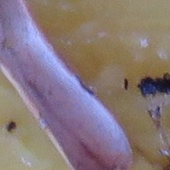
#> input picture not_olive_fly/IMG_0597 102 referencia.JPG, 170 x 170 px; its folder holds only this picture in this run
$ python test_olivefly_classifier-1.py not_olive_fly
#> lines starting #> are read from the running program, lines starting #| are printed output that depends on the picture; after the words box and inside, x2 and y2 are one past the last pixel; in counts of white or black regions, pixels touching at a corner belong together
#> in main, img is the input picture: shape (170, 170, 3); mean B, G, R 121.9, 120.3, 135.9
### olive_fly_detector.py
import os
import glob

import cv2
import numpy as np
from skimage.measure import label
from skimage.feature import hog
from sklearn.ensemble import RandomForestClassifier
from sklearn.model_selection import train_test_split
from sklearn.metrics import classification_report, confusion_matrix
import joblib

_HERE = os.path.dirname(os.path.abspath(__file__))

POS_DIR = os.path.join(_HERE, "olive_fly")
NEG_DIR = os.path.join(_HERE, "not_olive_fly")
MODEL_PATH = os.path.join(_HERE, "olive_fly_model.joblib")

WORKING_SIZE = (160, 160)
HOG_CROP = (32, 32)
DECISION_THRESHOLD = 0.5

RANDOM_STATE = 42


def extract_foreground(img, kernel_size=9):
#> called with kernel_size = 9
    img_gray = cv2.cvtColor(img, cv2.COLOR_BGR2GRAY).astype(np.uint8)
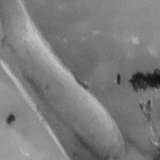
#> img_gray: shape (160, 160); min 15, max 200, mean 125

    _, img_bw = cv2.threshold(
        img_gray, -1, 255, cv2.THRESH_BINARY_INV + cv2.THRESH_OTSU
    )
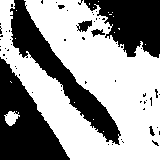
#> img_bw: shape (160, 160); 59.3% white; 61 black regions (54 under 20 px), largest, box (x1, y1, x2, y2) and area: (0, 57, 70, 160) 3741, (10, 0, 121, 145) 3477, (84, 0, 160, 58) 2793

    kernel = np.ones((kernel_size, kernel_size))
    img_bw_cleaned = cv2.morphologyEx(img_bw, cv2.MORPH_CLOSE, kernel)
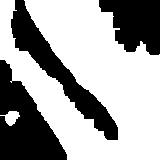
#> img_bw_cleaned: shape (160, 160); 63.5% white; 3 black regions, box (x1, y1, x2, y2) and area: (0, 60, 67, 160) 3663, (11, 0, 118, 140) 3264, (99, 0, 160, 55) 2410

    labels = label(img_bw_cleaned)
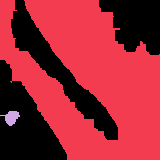
#> labels: shape (160, 160) int64; 3 distinct labels, from 0 to 2; one colour per label, 0 black
    label_of_largest_region = np.argmax(
        np.bincount(labels.flat, weights=img_bw_cleaned.flat)
    )
#> label_of_largest_region = 1
    largest_region = (labels == label_of_largest_region).astype(np.uint8)
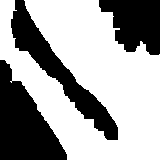
#> largest_region: shape (160, 160); values 0 (black) and 1 (white), 62.9% white; 3 black regions
    return largest_region


def extract_features(img):
    img = cv2.resize(img, WORKING_SIZE, interpolation=cv2.INTER_LINEAR)
    mask = extract_foreground(img)
    gray = cv2.cvtColor(img, cv2.COLOR_BGR2GRAY)

    f = []
    contours, _ = cv2.findContours(
        mask, cv2.RETR_EXTERNAL, cv2.CHAIN_APPROX_SIMPLE
    )
#> contours = 1 contour; box (x1, y1, x2, y2) and area: (0, 0, 160, 160) 15626
    if contours:
        c = max(contours, key=cv2.contourArea)
#> c = contour of 304 points, box (x1, y1, x2, y2) (0, 0, 160, 160), area 15626
        area = cv2.contourArea(c)
#> area = 15626
        perimeter = cv2.arcLength(c, True)
#> perimeter = 1037.8
        x, y, w, h = cv2.boundingRect(c)
#> x = 0; y = 0; w = 160; h = 160
        hull_area = cv2.contourArea(cv2.convexHull(c))
#> hull_area = 20533
        rect_area = w * h
#> rect_area = 25600
        aspect = w / h if h else 0.0
#> aspect = 1
        extent = area / rect_area if rect_area else 0.0
#> extent = 0.61
        solidity = area / hull_area if hull_area else 0.0
#> solidity = 0.761
        circularity = 4 * np.pi * area / (perimeter ** 2) if perimeter else 0.0
#> circularity = 0.182
        hu = cv2.HuMoments(cv2.moments(c)).flatten()
#> hu = [0.233, 0.0092, 0.000126, 0.000111, 5.06e-09, 1.7e-06, 1.22e-08]
        hu = -np.sign(hu) * np.log10(np.abs(hu) + 1e-30)
#> hu = [0.633, 2.04, 3.9, 3.95, 8.3, 5.77, 7.91]

        f += [
            area / 25600.0, perimeter / 160.0, aspect, extent, solidity,
            circularity, w / 160.0, h / 160.0, int(mask.sum()) / 25600.0,
        ]
#> f = [0.61, 6.49, 1, 0.61, 0.761, 0.182, 1, 1, 0.629]
        f += list(hu)
#> f = [0.61, 6.49, 1, 0.61, 0.761, 0.182, 1, 1, 0.629, 0.633, 2.04, 3.9, 3.95, 8.3, 5.77, 7.91]
        crop = cv2.resize(gray[y:y + h, x:x + w], HOG_CROP)
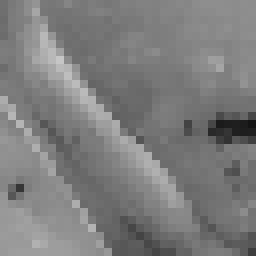
#> crop: shape (32, 32) (shown 8 times larger); min 20, max 198, mean 125
    else:
        f += [0.0] * 16
        crop = cv2.resize(gray, HOG_CROP)

    hsv = cv2.cvtColor(img, cv2.COLOR_BGR2HSV)
#> hsv: shape (160, 160, 3); mean H, S, V 68.8, 71.1, 145.8
    m = mask.astype(bool)
    if m.sum():
        for ch in range(3):
            vals = hsv[:, :, ch][m]
            f += [vals.mean() / 255.0, vals.std() / 255.0]
    else:
        f += [0.0] * 6

    f += list(hog(
        crop, orientations=8, pixels_per_cell=(16, 16),
        cells_per_block=(2, 2), feature_vector=True,
    ))
#> f = 54 values, max 8.3 at index 13, min 0.0138 at index 24, mean 0.946
    return np.asarray(f, dtype=np.float32)


# [78 lines left out: functions _augment, _list_images, _build, train, not called in this run]


_model = None


def _get_model():
    global _model
    if _model is None:
        if not os.path.exists(MODEL_PATH):
#> (the run stopped early here; a loop or call above may not have finished)

$ run again, on not_olive_fly/IMG_0597 151 referencia.JPG
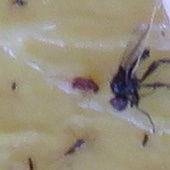
#> input picture not_olive_fly/IMG_0597 151 referencia.JPG, 170 x 170 px
#> in main, img is the input picture: shape (170, 170, 3); mean B, G, R 123.9, 141.9, 149.8
#> img: shape (160, 160, 3)
#> img_bw: shape (160, 160); 8.7% white; 13 white regions (5 under 20 px), largest, box (x1, y1, x2, y2) and area: (103, 40, 160, 105) 1552, (68, 71, 94, 88) 297, (61, 130, 80, 147) 123
#> img_bw_cleaned: shape (160, 160); 10.3% white; 10 white regions (3 under 20 px), largest, box (x1, y1, x2, y2) and area: (103, 38, 160, 105) 2021, (68, 71, 94, 88) 312, (61, 130, 80, 147) 123
#> in extract_foreground, `labels = label(img_bw_cleaned)`:
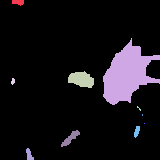
#> labels: shape (160, 160) int64; 11 distinct labels, from 0 to 10; one colour per label, 0 black
#> label_of_largest_region = 2
#> largest_region: shape (160, 160); values 0 (black) and 1 (white), 7.9% white; 1 white region
#> contours = 1 contour; box (x1, y1, x2, y2) and area: (103, 38, 160, 105) 1909
#> c = contour of 92 points, box (x1, y1, x2, y2) (103, 38, 160, 105), area 1909
#> area = 1909
#> perimeter = 246.9
#> x = 103; y = 38; w = 57; h = 67
#> hull_area = 2628
#> rect_area = 3819
#> aspect = 0.851
#> extent = 0.5
#> solidity = 0.726
#> circularity = 0.394
#> in extract_features, `hu = cv2.HuMoments(cv2.moments(c)).flatten()`: hu = [0.189, 0.00561, 0.000297, 1.06e-05, 5.29e-10, -6.69e-07, -2.73e-10]
#> in extract_features, `hu = -np.sign(hu) * np.log10(np.abs(hu) + 1e-30)`: hu = [0.723, 2.25, 3.53, 4.97, 9.28, -6.17, -9.56]
#> in extract_features, `f += [ area / 25600.0, perimeter / 160.0, aspect, extent, solidity, ci..`: f = [0.0746, 1.54, 0.851, 0.5, 0.726, 0.394, 0.356, 0.419, 0.0789]
#> in extract_features, `f += list(hu)`: f = [0.0746, 1.54, 0.851, 0.5, 0.726, 0.394, 0.356, 0.419, 0.0789, 0.723, 2.25, 3.53, 4.97, 9.28, -6.17, -9.56]
#> in extract_features, `crop = cv2.resize(gray[y:y + h, x:x + w], HOG_CROP)`:
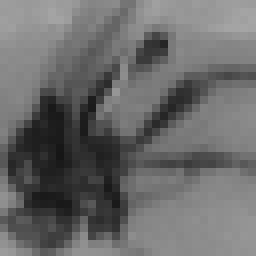
#> crop: shape (32, 32) (shown 8 times larger); min 22, max 165, mean 105.9
#> hsv: shape (160, 160, 3); mean H, S, V 38.4, 50.6, 151
#> in extract_features, `f += list(hog( crop, orientations=8, pixels_per_cell=(16, 16), cells_p..`: f = 54 values, max 9.28 at index 13, min -9.56 at index 15, mean 0.303

$ run again, on not_olive_fly/IMG_0597 246 referencia.JPG
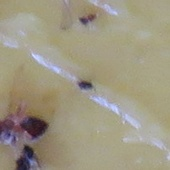
#> input picture not_olive_fly/IMG_0597 246 referencia.JPG, 170 x 170 px
#> in main, img is the input picture: shape (170, 170, 3); mean B, G, R 130.4, 150.8, 157.9
#> img: shape (160, 160, 3)
#> img_bw: shape (160, 160); 8.9% white; 6 white regions (3 under 20 px), largest, box (x1, y1, x2, y2) and area: (0, 94, 47, 160) 2059, (74, 13, 91, 24) 107, (73, 75, 88, 84) 101
#> img_bw_cleaned: shape (160, 160); 10% white; 4 white regions (1 under 20 px), largest, box (x1, y1, x2, y2) and area: (0, 93, 47, 160) 2340, (74, 13, 91, 24) 110, (73, 75, 88, 84) 101
#> in extract_foreground, `labels = label(img_bw_cleaned)`:
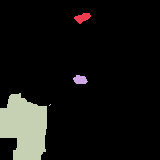
#> labels: shape (160, 160) int64; 5 distinct labels, from 0 to 4; one colour per label, 0 black
#> label_of_largest_region = 3
#> largest_region: shape (160, 160); values 0 (black) and 1 (white), 9.1% white; 1 white region
#> contours = 1 contour; box (x1, y1, x2, y2) and area: (0, 93, 47, 160) 2234
#> c = contour of 46 points, box (x1, y1, x2, y2) (0, 93, 47, 160), area 2234
#> area = 2233.5
#> perimeter = 220.5
#> x = 0; y = 93; w = 47; h = 67
#> hull_area = 2595.5
#> rect_area = 3149
#> aspect = 0.701
#> extent = 0.709
#> solidity = 0.861
#> circularity = 0.577
#> in extract_features, `hu = cv2.HuMoments(cv2.moments(c)).flatten()`: hu = [0.183, 0.00456, 0.000218, 2.06e-05, 7.94e-10, 6.96e-07, -1.13e-09]
#> in extract_features, `hu = -np.sign(hu) * np.log10(np.abs(hu) + 1e-30)`: hu = [0.738, 2.34, 3.66, 4.69, 9.1, 6.16, -8.95]
#> in extract_features, `f += [ area / 25600.0, perimeter / 160.0, aspect, extent, solidity, ci..`: f = [0.0872, 1.38, 0.701, 0.709, 0.861, 0.577, 0.294, 0.419, 0.0914]
#> in extract_features, `f += list(hu)`: f = [0.0872, 1.38, 0.701, 0.709, 0.861, 0.577, 0.294, 0.419, 0.0914, 0.738, 2.34, 3.66, 4.69, 9.1, 6.16, -8.95]
#> in extract_features, `crop = cv2.resize(gray[y:y + h, x:x + w], HOG_CROP)`:
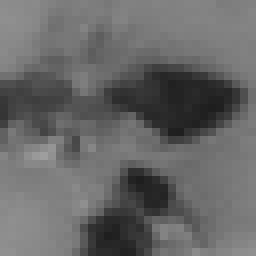
#> crop: shape (32, 32) (shown 8 times larger); min 30, max 158, mean 103
#> hsv: shape (160, 160, 3); mean H, S, V 37.1, 50.7, 159.1
#> in extract_features, `f += list(hog( crop, orientations=8, pixels_per_cell=(16, 16), cells_p..`: f = 54 values, max 9.1 at index 13, min -8.95 at index 15, mean 0.55
